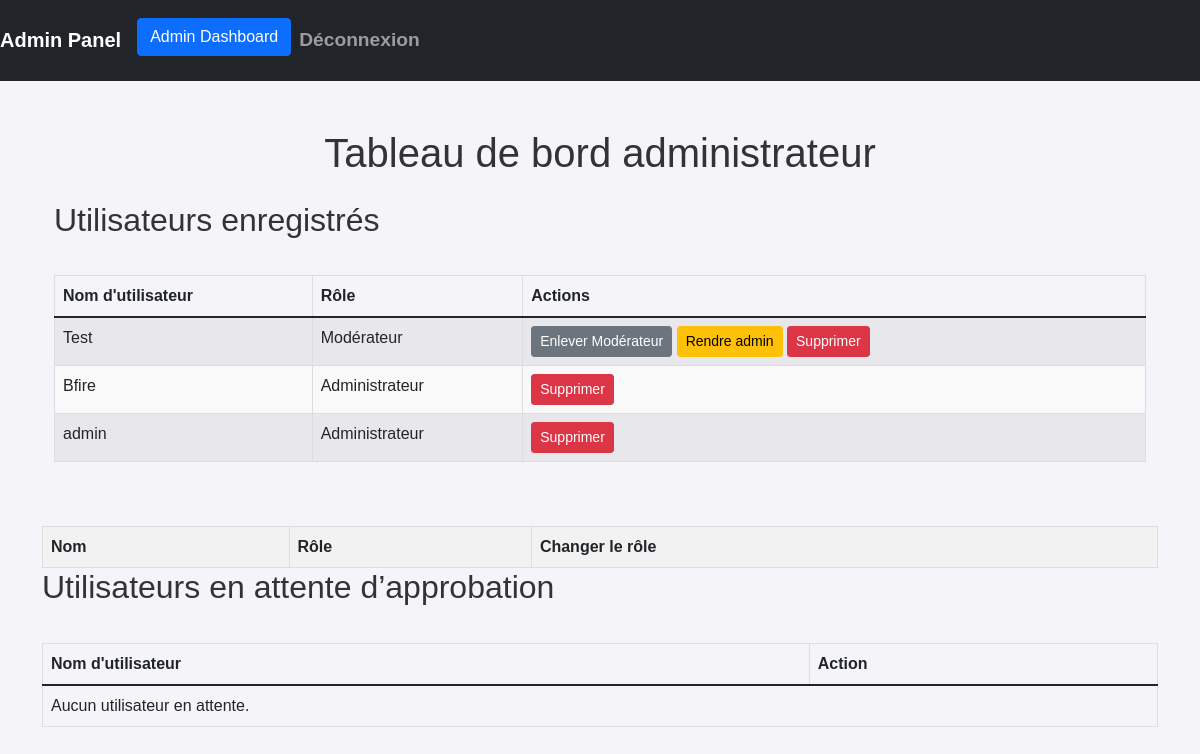
Page /admin/dashboard (signed in) on the committed database.
### app/models.py (models this page shows)
class User(db.Model, UserMixin):
    __tablename__ = 'user'
    id = db.Column(db.Integer, primary_key=True)
    username = db.Column(db.String(150), nullable=False, unique=True)
    password = db.Column(db.String(200), nullable=False)
    is_admin = db.Column(db.Boolean, default=False)
    is_approved = db.Column(db.Boolean, default=False)
    role = db.Column(db.String(20), default='utilisateur')
    routines_created = db.relationship('Routine', foreign_keys='Routine.created_by_id', backref='creator', lazy=True)
    routines_reported = db.relationship('Routine', foreign_keys='Routine.reported_by_id', backref='reporter', lazy=True)
    routines_user = db.relationship('Routine', foreign_keys='Routine.user_id', backref='user', lazy=True)

### app/routes.py (the view)
@main.route('/admin/dashboard')
@login_required
def admin_dashboard():
    if not current_user.is_admin:
        flash("Vous n'avez pas l'autorisation d'accéder à ce tableau de bord.", "danger")
        return redirect(url_for('main.dashboard'))
    total_users = User.query.count()
    pending_approval = User.query.filter_by(is_approved=False).all()
    approved_users = User.query.filter_by(is_approved=True).all()
    return render_template(
        'admin_dashboard.html',
        total_users=total_users,
        approved_users=approved_users,
        pending_approval=pending_approval
    )

### app/models.py (called while the page is built)
@login_manager.user_loader
def load_user(user_id):
    return User.query.get(int(user_id))

### app/templates/admin_dashboard.html (shortened to what this page needs)
{% extends "base.html" %}
{% block content %}
<div class="container mt-5">
    <h1 class="mb-4 text-center">Tableau de bord administrateur</h1>
    <div class="mb-5">
        <h2 class="mb-3">Utilisateurs enregistrés</h2>
        <div class="table-responsive">
            <table class="table table-striped">
                <thead>
                    <tr>
                        <th>Nom d'utilisateur</th>
                        <th>Rôle</th>
                        <th>Actions</th>
                    </tr>
                </thead>
                <tbody>
                    {% for user in approved_users %}
<tr>
    <td>{{ user.username }}</td>
    <td>
        {% if user.is_admin %}
            Administrateur
        {% elif user.role == 'modérateur+' %}
            Modérateur
        {% else %}
            Utilisateur
        {% endif %}
    </td>
    <td>
        {% if not user.is_admin %}
            <a href="{{ url_for('main.toggle_moderator', user_id=user.id) }}" class="btn btn-sm {% if user.role == 'modérateur+' %}btn-secondary{% else %}btn-info{% endif %}">
                {% if user.role == 'modérateur+' %}
                    Enlever Modérateur
                {% else %}
                    Rendre Modérateur
                {% endif %}
            </a>
            <a href="{{ url_for('main.promote_user', user_id=user.id) }}" class="btn btn-sm btn-warning">Rendre admin</a>
        {% endif %}
        <a href="{{ url_for('main.delete_user', user_id=user.id) }}" class="btn btn-sm btn-danger">Supprimer</a>
    </td>
</tr>
{% endfor %}
                </tbody>
            </table>
        </div>
    </div>
</div>
    <table>
  <thead>
    <tr>
      <th>Nom</th>
      <th>Rôle</th>
      <th>Changer le rôle</th>
    </tr>
  </thead>
</table>
    <div>
        <h2 class="mb-3">Utilisateurs en attente d’approbation</h2>
        <div class="table-responsive">
            <table class="table table-bordered">
                <thead>
                    <tr>
                        <th>Nom d'utilisateur</th>
                        <th>Action</th>
                    </tr>
                </thead>
                <tbody>
                    {% for user in pending_approval %}
                        <tr>
                            <td>{{ user.username }}</td>
                            <td>
                                <a href="{{ url_for('main.approve_user', user_id=user.id) }}" class="btn btn-sm btn-success">Approuver</a>
                            </td>
                        </tr>
                    {% else %}
                        <tr>
                            <td colspan="2">Aucun utilisateur en attente.</td>
                        </tr>
                    {% endfor %}
                </tbody>
            </table>
        </div>
    </div>
</div>
{% endblock %}

### static/style.css (style rules this page uses)
body { font-family: Arial, sans-serif; background-color: #f4f4f9; margin: 0; padding: 0; }
h1, h2 { color: #333; }
a { color: #4CAF50; text-decoration: none; font-weight: bold; }
table { width: 100%; border-collapse: collapse; margin-top: 20px; }
table, th, td { border: 1px solid #ddd; }
th, td { padding: 8px; text-align: left; }
th { background-color: #f2f2f2; }
tr:nth-child(even) { background-color: #f9f9f9; }

### rows in the picture
User: username "Test", is_admin "Modérateur", role "Enlever Modérateur"
User: username "Bfire", is_admin "Administrateur"
User: username "admin", is_admin "Administrateur"
